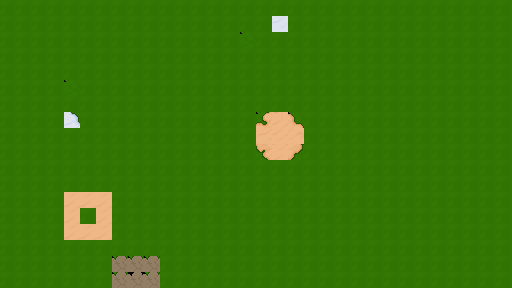

A level layout from a 2D game, rendered from its tile map. Below: a short description, then the map file with tile-grid data replaced by summaries:
An orthogonal 32x18 tile map with 16x16 px tiles, 2 tile layers (bg, fgd), 2 tilesets and 11 objects (6x Slime, Player, Chest, Blob).

<map version="1.10" tiledversion="1.11.2" orientation="orthogonal" renderorder="right-down" width="32" height="18" tilewidth="16" tileheight="16" infinite="0" nextlayerid="7" nextobjectid="20">
 <properties>
  <property name="music" value="audio/fields.ogg" />
 </properties>
 <tileset firstgid="1" source="floor_tiles.tsx" />
 <tileset firstgid="343" source="entities.tsx" />
 <layer id="2" name="bg" width="32" height="18">
  <data>[576 cells, 576 non-empty, 4 distinct tile ids]</data>
 </layer>
 <layer id="3" name="fgd" width="32" height="18">
  <data>[576 cells, 574 non-empty, 14 distinct tile ids]</data>
 </layer>
 <objectgroup id="5" name="entities">
  <object id="2" type="Player" gid="343" x="31.6667" y="261.667" width="48" height="48" />
  <object id="3" type="Slime" gid="345" x="153.333" y="214.333" width="32" height="32" />
  <object id="4" type="Chest" gid="344" x="273" y="191" width="16" height="16" />
  <object id="12" type="Slime" gid="345" x="84" y="65.6667" width="32" height="32" />
  <object id="13" type="Slime" gid="345" x="234.667" y="50" width="32" height="32" />
  <object id="14" type="Slime" gid="345" x="5.66667" y="169.667" width="32" height="32" />
  <object id="15" type="Slime" gid="345" x="331" y="220" width="32" height="32" />
  <object id="16" type="Slime" gid="345" x="150.667" y="111.333" width="32" height="32" />
  <object id="19" type="Blob" gid="345" x="74" y="229" width="32" height="32">
   <properties>
    <property name="color" type="color" value="#ff00007f" />
   </properties>
  </object>
 </objectgroup>
 <objectgroup color="#aa55ff" id="6" name="portals">
  <object id="17" x="112.5" y="279.75" width="45.25" height="8">
   <properties>
    <property name="toMap" value="map2" />
    <property name="toPortal" type="int" value="19" />
   </properties>
  </object>
  <object id="18" x="128.5" y="265" width="13.75" height="11.25" />
 </objectgroup>
</map>
